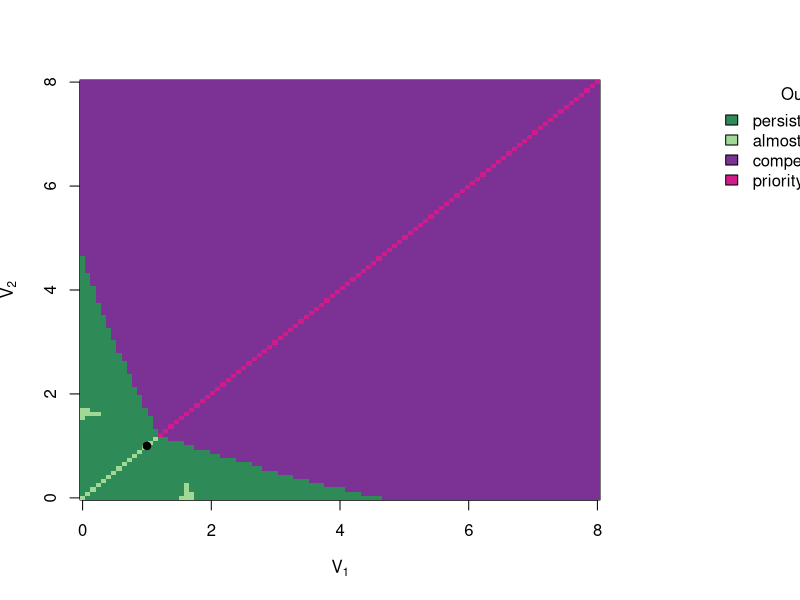

Recreate this plot in R.
# Manuscript Figure 6 
# coexistence outcomes

## -----------------------------------------------------------
## 1.  Parameter values (unchanged) ---------------------------
## -----------------------------------------------------------
w       <- 1
theta1  <- 8
theta2  <- 8
K1      <- 1
K2      <- 1
sigma1  <- 2.5
sigma2  <- 2.5

## -----------------------------------------------------------
## 2.  Helper functions -------------------
## -----------------------------------------------------------
g1 <- 1/theta1
g2 <- 1/theta2

frontL.ineq <- function(pars){
  with(pars, {
    V1     <- sigma1^2
    V2     <- sigma2^2
    Omega  <- sqrt(w^2 + V1 + V2)
    Omega1 <- sqrt(w^2 + 2*V1)
    g1     <- 1/theta1
    g2     <- 1/theta2
    g1*(V1 + (2*Omega^3)/Omega1)  # z.  (species 1 invades)
  })
}

backL.ineq <- function(pars){
  with(pars, {
    V1     <- sigma1^2
    V2     <- sigma2^2
    Omega  <- sqrt(w^2 + V1 + V2)
    Omega2 <- sqrt(w^2 + 2*V2)
    g2     <- 1/theta2
    g2*(V2 + (2*Omega^3)/Omega2)  # z.  (species 2 invades)
  })
}

fitness.z1 <- function(z1, pars){
  with(pars, {
    V1  <- sigma1^2
    V2  <- sigma2^2
    g1  <- 1/theta1
    g2  <- 1/theta2
    Omega  <- sqrt(w^2 + V1 + V2)
    Omega1 <- sqrt(w^2 + 2*V1)
    Omega2 <- sqrt(w^2 + 2*V2)
    n.EQ2  <- (Omega2/w)*(K2 - g2*V2)
    f1   <- K1 - g1*(z1^2 + V1)
    alpha11    <- w/Omega1^2
    alpha.inter<- (w/Omega)*exp(-(z1^2)/(2*Omega^2))
    f1 - alpha11*0 - alpha.inter*n.EQ2
  })
}

fitness.z2 <- function(z2, pars){
  with(pars, {
    V1  <- sigma1^2
    V2  <- sigma2^2
    g1  <- 1/theta1
    g2  <- 1/theta2
    Omega  <- sqrt(w^2 + V1 + V2)
    Omega1 <- sqrt(w^2 + 2*V1)
    Omega2 <- sqrt(w^2 + 2*V2)
    n.EQ1  <- (Omega1/w)*(K1 - g1*V1)
    f2   <- K2 - g2*(z2^2 + V2)
    alpha22    <- w/Omega2^2
    alpha.inter<- (w/Omega)*exp(-(z2^2)/(2*Omega^2))
    f2 - alpha22*0 - alpha.inter*n.EQ1
  })
}

zEQ1.function <- function(pars){
  with(pars, {
    V1  <- sigma1^2
    V2  <- sigma2^2
    Omega  <- sqrt(w^2 + V1 + V2)
    Omega2 <- sqrt(w^2 + 2*V2)
    g1  <- 1/theta1
    g2  <- 1/theta2
    -Omega*sqrt(-2*log( ((2*g1*Omega^3)/Omega2)/(K2 - g2*V2) ))
  })
}

zEQ2.function <- function(pars){
  with(pars, {
    V1  <- sigma1^2
    V2  <- sigma2^2
    Omega  <- sqrt(w^2 + V1 + V2)
    Omega1 <- sqrt(w^2 + 2*V1)
    g1  <- 1/theta1
    g2  <- 1/theta2
    -Omega*sqrt(-2*log( ((2*g2*Omega^3)/Omega1)/(K1 - g1*V1) ))
  })
}

## -----------------------------------------------------------
## 0.   Numerical helper -------------------------------------
## -----------------------------------------------------------
tol           <- 1e-8                     # <<–  adjust once here
is_pos <- function(x, eps = tol) ifelse(is.na(x), 0L, ifelse(x > eps, 1L, 0L))

## -----------------------------------------------------------
## 3.  Create sigma grids and classify scenarios -------------
## -----------------------------------------------------------
## -----------------------------------------------------------
## 3.  Create sigma grids and classify scenarios -------------
## -----------------------------------------------------------
tol    <- 1e-8                                       # single knob
is_pos <- function(x, eps = tol) as.integer(!is.na(x) & x > eps)

# choose the cells you want to watch   (1-based indices)
watch <- list(c(95, 95),c(3,3),c(4,4))
# add more, e.g.   watch <- list(c(95,95), c(12,27), c(83, 4))

dbg <- function(ii, jj, what, val) {
  for (p in watch) {                  # <-- refers to the global variable
    if (ii == p[1] && jj == p[2]) {
      msg <- if (is.numeric(val))
               sprintf("ii=%d jj=%d  %s = %.12g", ii, jj, what, val)
             else
               sprintf("ii=%d jj=%d  %s = %s",   ii, jj, what, val)
      message(msg)
    }
  }
}
n.         <- 100
maxsig1    <- sqrt(K1 * theta1)
maxsig2    <- sqrt(K2 * theta2)
sigma1sq.seq <- seq(0, maxsig1^2, length.out = n.)
sigma2sq.seq <- seq(0, maxsig2^2, length.out = n.)
sigma1.seq <- sqrt(sigma1sq.seq)
sigma2.seq <- sqrt(sigma2sq.seq)
scenario.mat <- matrix(NA_integer_, nrow = n., ncol = n.)

which.caseI          <- c("22","21","20","12","11","10","02","01","00")  # offset 0
which.caseII         <- c("21","20","11","10","01","00")                 # offset 9
which.caseII.reverse <- c("12","02","11","01","10","00")                 # offset 9
which.caseIII        <- c("11","10","01","00")                           # offset 15
caseIV               <- 20

for (ii in seq_len(n.)) {
  for (jj in seq_len(n.)) {

    pars <- list(w = w, K1 = K1, K2 = K2,
                 sigma1 = sigma1.seq[ii], sigma2 = sigma2.seq[jj],
                 theta1 = theta1, theta2 = theta2)

    frontOK <- frontL.ineq(pars) < K1
    backOK  <- backL.ineq(pars)  < K2

    ## -------------------------------------------------------
    ## CASE I  (both constraints satisfied)  — both move
    ## -------------------------------------------------------
    if (frontOK && backOK) {

      z1eq <- zEQ1.function(pars);  z2eq <- zEQ2.function(pars)
      if (!is.na(z1eq) && !is.na(z2eq)) {

        f1.0  <- fitness.z1(0,   pars);  dbg(ii,jj,"f1.0", f1.0)
        f1.eq <- fitness.z1(z1eq, pars); dbg(ii,jj,"f1.eq",f1.eq)
        f2.0  <- fitness.z2(0,   pars);  dbg(ii,jj,"f2.0", f2.0)
        f2.eq <- fitness.z2(z2eq, pars); dbg(ii,jj,"f2.eq",f2.eq)

        who.1 <- is_pos(f1.0)  + is_pos(f1.eq); dbg(ii,jj,"who.1",who.1)
        who.2 <- is_pos(f2.0)  + is_pos(f2.eq); dbg(ii,jj,"who.2",who.2)

        code  <- paste0(who.1, who.2);          dbg(ii,jj,"code", code)
        idx   <- match(code, which.caseI)
        scenario.mat[ii, jj] <-
          if (!is.na(idx)) idx else caseIV
        dbg(ii,jj,"scen", scenario.mat[ii,jj])
      }

    ## -------------------------------------------------------
    ## CASE II  (front< & back≥)  — only z₂ moves
    ## -------------------------------------------------------
    } else if (frontOK && !backOK) {

      z2eq <- zEQ2.function(pars)
      if (!is.na(z2eq)) {

        f1.0  <- fitness.z1(0, pars);           dbg(ii,jj,"f1.0", f1.0)
        f2.0  <- fitness.z2(0, pars);           dbg(ii,jj,"f2.0", f2.0)
        f2.eq <- fitness.z2(z2eq, pars);        dbg(ii,jj,"f2.eq",f2.eq)

        who.1 <- is_pos(f1.0);                  dbg(ii,jj,"who.1",who.1)
        who.2 <- is_pos(f2.0) + is_pos(f2.eq);  dbg(ii,jj,"who.2",who.2)

        code  <- paste0(who.1, who.2);          dbg(ii,jj,"code", code)
        idx   <- match(code, which.caseII.reverse)
        scenario.mat[ii, jj] <-
          if (!is.na(idx)) 9 + idx else caseIV
        dbg(ii,jj,"scen", scenario.mat[ii,jj])
      }

    ## -------------------------------------------------------
    ## CASE II  (front≥ & back<)  — only z₁ moves
    ## -------------------------------------------------------
    } else if (!frontOK && backOK) {

      z1eq <- zEQ1.function(pars)
      if (!is.na(z1eq)) {

        f1.0  <- fitness.z1(0, pars);           dbg(ii,jj,"f1.0", f1.0)
        f1.eq <- fitness.z1(z1eq, pars);        dbg(ii,jj,"f1.eq",f1.eq)
        f2.0  <- fitness.z2(0, pars);           dbg(ii,jj,"f2.0", f2.0)

        who.1 <- is_pos(f1.0) + is_pos(f1.eq);  dbg(ii,jj,"who.1",who.1)
        who.2 <- is_pos(f2.0);                  dbg(ii,jj,"who.2",who.2)

        code  <- paste0(who.1, who.2);          dbg(ii,jj,"code", code)
        idx   <- match(code, which.caseII)
        scenario.mat[ii, jj] <-
          if (!is.na(idx)) 9 + idx else caseIV
        dbg(ii,jj,"scen", scenario.mat[ii,jj])
      }

    ## -------------------------------------------------------
    ## CASE III (both constraints violated) — neither moves
    ## -------------------------------------------------------
    } else {

      f1.0 <- fitness.z1(0, pars);              dbg(ii,jj,"f1.0", f1.0)
      f2.0 <- fitness.z2(0, pars);              dbg(ii,jj,"f2.0", f2.0)

      who.1 <- is_pos(f1.0);                    dbg(ii,jj,"who.1",who.1)
      who.2 <- is_pos(f2.0);                    dbg(ii,jj,"who.2",who.2)

      code  <- paste0(who.1, who.2);            dbg(ii,jj,"code", code)
      idx   <- match(code, which.caseIII)
      scenario.mat[ii, jj] <-
        if (!is.na(idx)) 15 + idx else caseIV
      dbg(ii,jj,"scen", scenario.mat[ii,jj])
    }
  }
}

## -----------------------------------------------------------
## 4.  Outcome figure ------------------------
## -----------------------------------------------------------

outcome.cols <- c(
  "#2E8B57", "#2E8B57", "#7B3294", "#2E8B57", "#A0D995",
  "#C2A5CF", "#7B3294", "#C2A5CF", "#D01C8B",
  "#2E8B57", "#7B3294", "#A0D995", "#C2A5CF", "#7B3294",
  "#D01C8B", "#2E8B57", "#7B3294", "#7B3294", "#D01C8B", "white"
)

# unique legend entries
color_description_map <- c(
  "#2E8B57" = "persistence",
  "#A0D995" = "almost persistence",
  "#7B3294" = "competitive exclusion",
  "#C2A5CF" = "almost competitive exclusion",
  "#D01C8B" = "priority effect",
  "white"   = "fitness = 0"
)

all_cols   <- c(
  "#2E8B57",  # persistence
  "#A0D995",  # almost persistence
  "#7B3294",  # competitive exclusion
  "#C2A5CF",  # almost competitive exclusion
  "#D01C8B",  # priority effect
  "black"     # fitness = 0
)

present_cols <- intersect(all_cols, unique(outcome.cols[scenario.mat]))
legend_labs <- unname(color_description_map[present_cols])
breaks <- seq(0.5, 20.5, by = 1)

pdf("2spp_bifurcation_outcome_col_v3.pdf", width=6, height=5)

par(mfrow = c(1, 1), mar   = c(5, 4, 4, 10))
image(sigma1sq.seq, sigma2sq.seq, scenario.mat, col = outcome.cols,
      xlab = expression(V[1]), ylab = expression(V[2]),breaks=breaks)
points(1, 1, pch = 19, col = "black", cex = 1)
legend("topright", inset = c(-.61,0),   legend = legend_labs,
  fill   = present_cols, bty = "n", xpd = TRUE, title = "Outcome")

dev.off()

